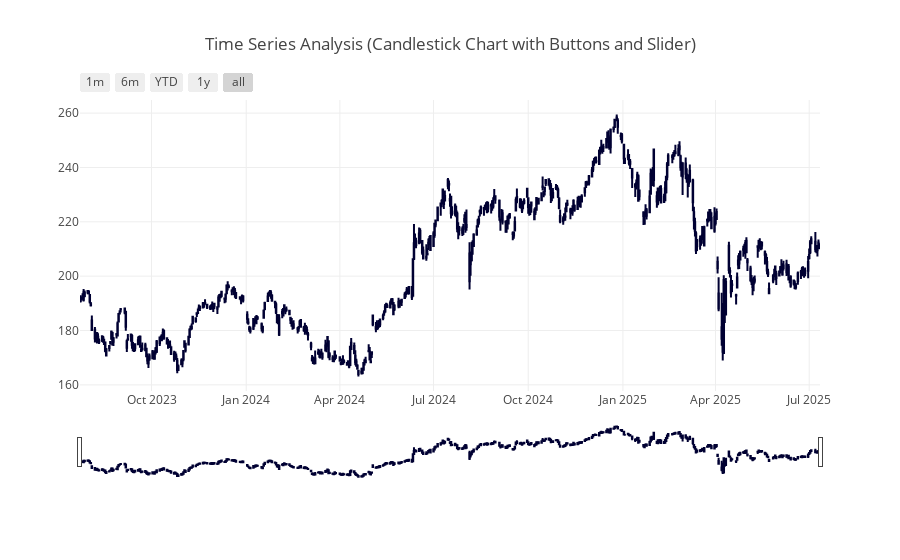

Notebook source saved alongside this figure:
### Code cell
import plotly.graph_objects as go

# Create candlestick chart with range slider and range selector buttons
figure = go.Figure(data=[go.Candlestick(
    x=data.index,
    open=data["Open"],
    high=data["High"],
    low=data["Low"],
    close=data["Close"]
)])

# Update layout with title
figure.update_layout(
    title="Time Series Analysis (Candlestick Chart with Buttons and Slider)"
)

# Add range slider and range selector buttons under x-axis
figure.update_xaxes(
    rangeslider_visible=True,
    rangeselector=dict(
        buttons=list([
            dict(count=1, label="1m", step="month", stepmode="backward"),
            dict(count=6, label="6m", step="month", stepmode="backward"),
            dict(count=1, label="YTD", step="year", stepmode="todate"),
            dict(count=1, label="1y", step="year", stepmode="backward"),
            dict(step="all")
        ])
    )
)

# Show the figure
figure.show()

### Figure 1 — Plotly figure (JSON) as saved in the notebook; plotly's stock layout.template omitted (floating-point values rounded to 4 significant figures; data arrays with more than 128 entries replaced by an {"elided": "..."} marker saying what was removed)
{"data": [{"close": {"elided": "494 float values"}, "high": {"elided": "494 float values"}, "low": {"elided": "494 float values"}, "open": {"elided": "494 float values"}, "type": "candlestick", "x": {"elided": "494 str values"}}], "layout": {"title": {"text": "Time Series Analysis (Candlestick Chart with Buttons and Slider)"}, "xaxis": {"rangeselector": {"buttons": [{"count": 1, "label": "1m", "step": "month", "stepmode": "backward"}, {"count": 6, "label": "6m", "step": "month", "stepmode": "backward"}, {"count": 1, "label": "YTD", "step": "year", "stepmode": "todate"}, {"count": 1, "label": "1y", "step": "year", "stepmode": "backward"}, {"step": "all"}]}, "rangeslider": {"visible": true}}}}
